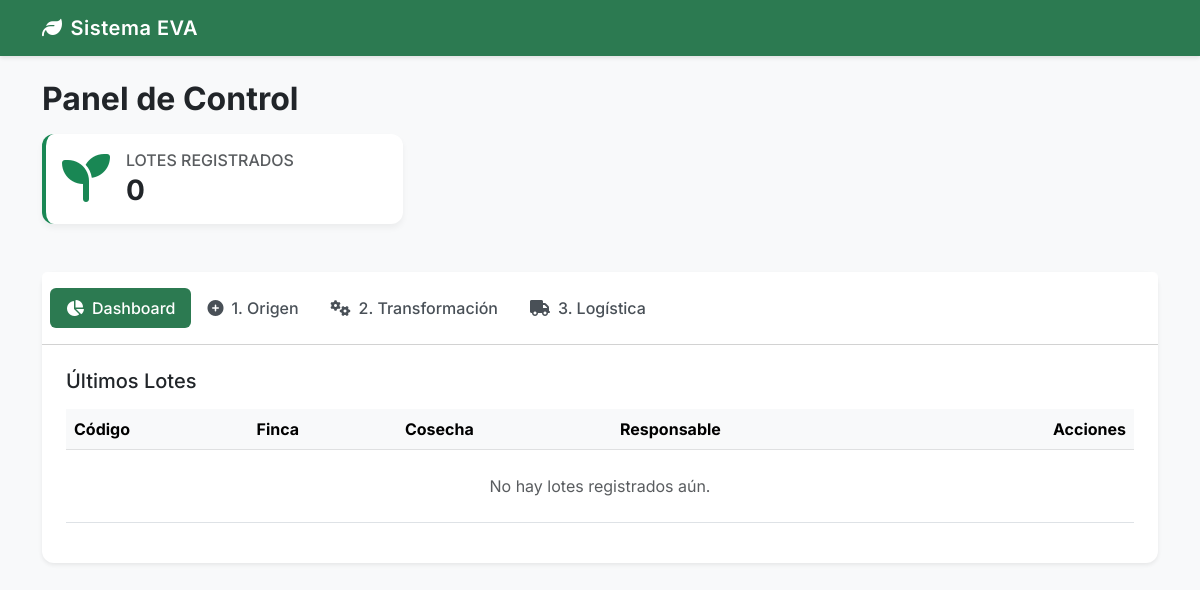
Before: / with the older database file.
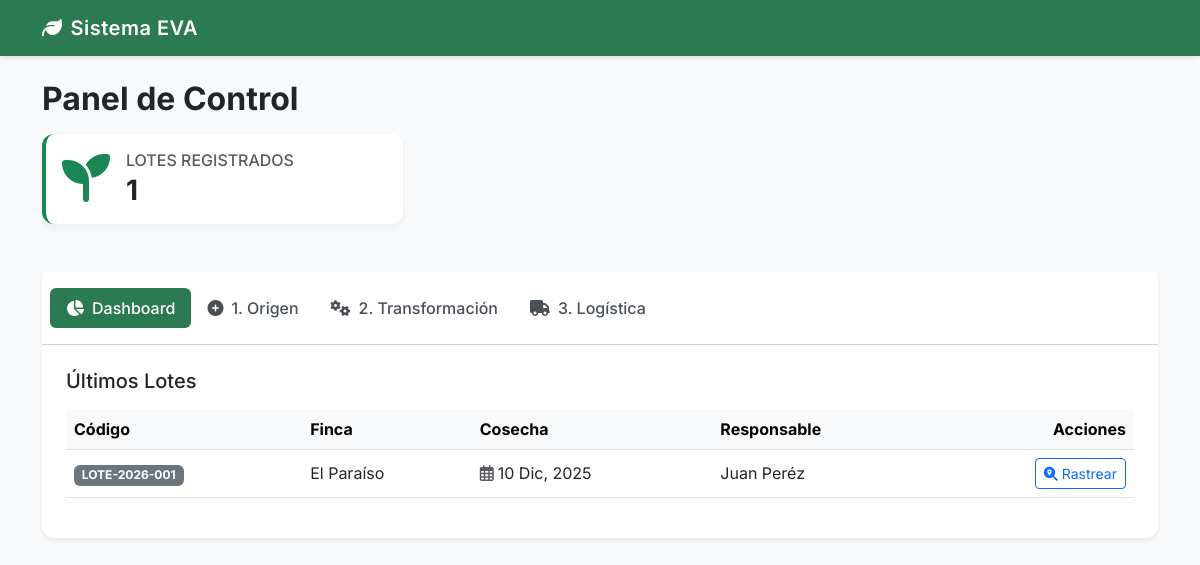
After: the same page with the newer database file.
### core/models.py (models this page shows, shortened)
class LoteCultivo(models.Model):
    codigo_lote = models.CharField(max_length=50, unique=True)
    finca = models.CharField(max_length=200)
    variedad = models.CharField(max_length=100)
    hectareas = models.DecimalField(max_digits=5, decimal_places=2)
    fecha_siembra = models.DateField()
    fecha_cosecha = models.DateField()
    responsable = models.CharField(max_length=200)
    certificacion_organica = models.BooleanField(default=True)
    class Meta:
        verbose_name = "Lote de Cultivo"
        verbose_name_plural = "Lotes de Cultivo"

### presentation/views.py (the view)
# urls.py: path('', dashboard_view, name='dashboard'),
def dashboard_view(request):
    from core.repositories import LoteRepository
    lotes = LoteRepository.obtener_todos()[:10]  # Últimos 10 lotes
    context = {
        'lotes': lotes,
        'total_lotes': len(lotes),
        'titulo': 'Dashboard de Trazabilidad'
    }
    return render(request, 'presentation/index.html', context)

### core/repositories.py (called while the page is built)
    @staticmethod
    def obtener_todos() -> List[LoteCultivo]:
        return list(LoteCultivo.objects.all().order_by('-fecha_cosecha'))

### presentation/templates/presentation/index.html (shortened to what this page needs)
{% extends 'presentation/base.html' %}
{% block content %}
<div class="row mb-4">
    <div class="col-md-12">
        <h2 class="fw-bold text-dark mb-3">Panel de Control</h2>
        <div class="row g-3 mb-4">
            <div class="col-md-4">
                <div class="card bg-white h-100 border-start border-4 border-success">
                    <div class="card-body d-flex align-items-center">
                        <div class="display-5 text-success me-3"><i class="fas fa-seedling"></i></div>
                        <div>
                            <h6 class="text-muted text-uppercase mb-1">Lotes Registrados</h6>
                            <h3 class="fw-bold mb-0">{{ total_lotes }}</h3>
                        </div>
                    </div>
                </div>
            </div>
            </div>
    </div>
</div>
<div class="card shadow-sm">
    <div class="card-header bg-white p-3">
        <ul class="nav nav-pills card-header-pills" id="pills-tab" role="tablist">
            <li class="nav-item" role="presentation">
                <button class="nav-link active" id="pills-dash-tab" data-bs-toggle="pill" data-bs-target="#pills-dash" type="button"><i class="fas fa-chart-pie me-2"></i>Dashboard</button>
            </li>
            <li class="nav-item" role="presentation">
                <button class="nav-link" id="pills-lote-tab" data-bs-toggle="pill" data-bs-target="#pills-lote" type="button"><i class="fas fa-plus-circle me-2"></i>1. Origen</button>
            </li>
            <li class="nav-item" role="presentation">
                <button class="nav-link" id="pills-process-tab" data-bs-toggle="pill" data-bs-target="#pills-process" type="button"><i class="fas fa-cogs me-2"></i>2. Transformación</button>
            </li>
            <li class="nav-item" role="presentation">
                <button class="nav-link" id="pills-logistic-tab" data-bs-toggle="pill" data-bs-target="#pills-logistic" type="button"><i class="fas fa-truck me-2"></i>3. Logística</button>
            </li>
        </ul>
    </div>
    <div class="card-body p-4">
        <div class="tab-content" id="pills-tabContent">
            <div class="tab-pane fade show active" id="pills-dash" role="tabpanel">
                <h5 class="card-title mb-3">Últimos Lotes</h5>
                <div class="table-responsive">
                    <table class="table table-hover align-middle">
                        <thead class="table-light">
                            <tr>
                                <th>Código</th>
                                <th>Finca</th>
                                <th>Cosecha</th>
                                <th>Responsable</th>
                                <th class="text-end">Acciones</th>
                            </tr>
                        </thead>
                        <tbody>
                            {% for lote in lotes %}
                            <tr>
                                <td><span class="badge bg-secondary">{{ lote.codigo_lote }}</span></td>
                                <td>{{ lote.finca }}</td>
                                <td><i class="far fa-calendar-alt text-muted me-1"></i>{{ lote.fecha_cosecha|date:"d M, Y" }}</td>
                                <td>{{ lote.responsable }}</td>
                                <td class="text-end">
                                    <button class="btn btn-sm btn-outline-primary" onclick="verTrazabilidad('{{ lote.id }}')">
                                        <i class="fas fa-search-location me-1"></i>Rastrear
                                    </button>
                                </td>
                            </tr>
                            {% empty %}
                            <tr><td colspan="5" class="text-center py-4 text-muted">No hay lotes registrados aún.</td></tr>
                            {% endfor %}
                        </tbody>
                    </table>
                </div>
            </div>
        </div>
    </div>
</div>
{% endblock %}

### presentation/templates/presentation/base.html (shortened to what this page needs)
<!DOCTYPE html>
<html lang="es">
<head>
    <link href="https://cdn.jsdelivr.net/npm/bootstrap@5.3.0/dist/css/bootstrap.min.css" rel="stylesheet">
    <link rel="stylesheet" href="https://cdnjs.cloudflare.com/ajax/libs/font-awesome/6.4.0/css/all.min.css">
</head>
<body>
    <nav class="navbar navbar-expand-lg navbar-dark mb-4">
        <div class="container">
            <a class="navbar-brand" href="#"><i class="fas fa-leaf me-2"></i>Sistema EVA</a>
        </div>
    </nav>
    <div class="container mb-5">
        {% block content %}{% endblock %}
    </div>
</body>
</html>

### presentation/templates/presentation/base.html (style rules this page uses)
:root { --primary-color: #2c7a51; --secondary-color: #e6f4ea; --accent-color: #d35400; }
body { font-family: 'Inter', sans-serif; background-color: #f8f9fa; }
.navbar { background-color: var(--primary-color); box-shadow: 0 2px 4px rgba(0,0,0,0.1); }
.navbar-brand { font-weight: 600; letter-spacing: 0.5px; }
.card { border: none; border-radius: 12px; box-shadow: 0 4px 6px rgba(0,0,0,0.05); transition: transform 0.2s; }
.nav-pills .nav-link.active { background-color: var(--primary-color); }
.nav-pills .nav-link { color: #495057; font-weight: 500; }

Changed rows visible on the page:
added LoteCultivo: codigo_lote "LOTE-2026-001", finca "El Paraíso", fecha_cosecha "10 Dic, 2025", responsable "Juan Peréz"
Other visible differences:
{{ total_lotes }}: "0" → "1"
text no longer shown: "No hay lotes registrados aún."
